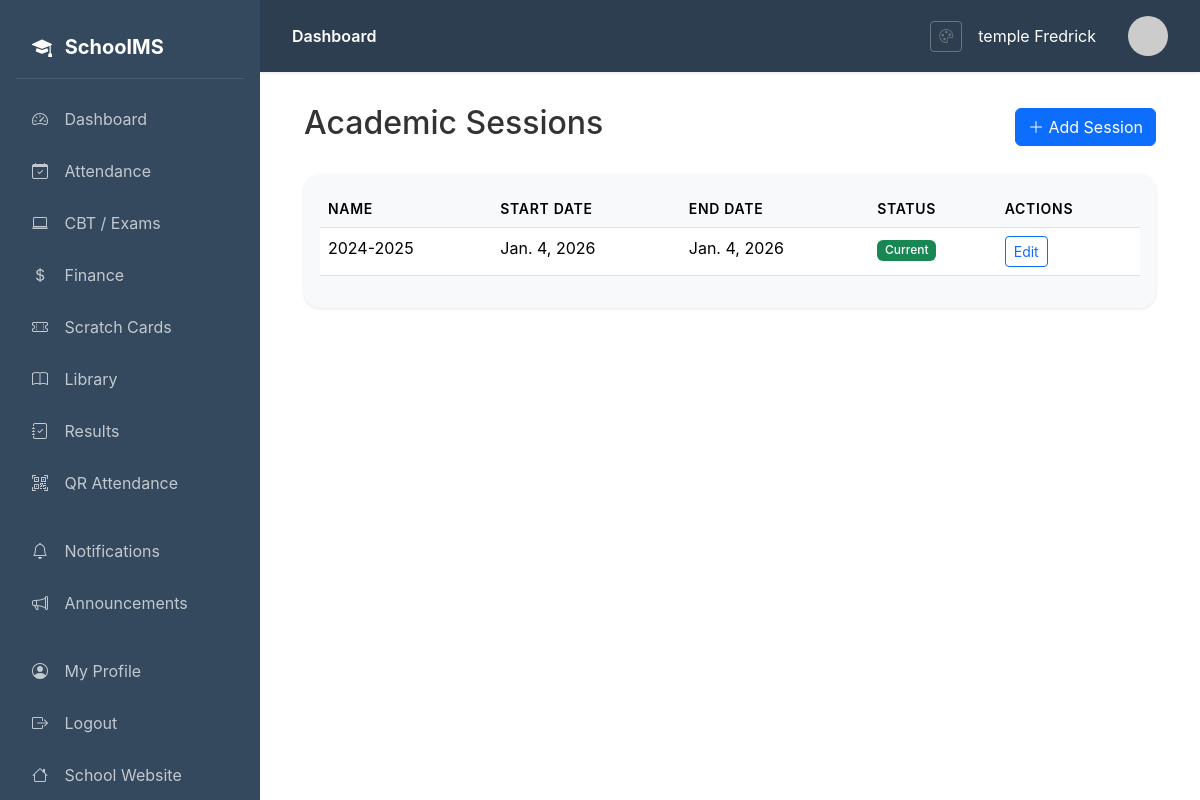
Screenshot of /dashboard/sessions/ (signed in) with the database file from the repository.
### core/models.py (models this page shows, shortened)
class AcademicSession(models.Model):
    name = models.CharField(max_length=100)
    start_date = models.DateField()
    end_date = models.DateField()
    is_current = models.BooleanField(default=False)

### core/views.py (the view)
# urls.py: path('sessions/', views.session_list, name='session_list'),
@login_required
def session_list(request):
    sessions = AcademicSession.objects.all().order_by('-start_date')
    return render(request, 'core/session_list.html', {'sessions': sessions})

### templates/core/session_list.html
{% extends 'base.html' %}
{% block content %}
<div class="container mt-4">
    <div class="d-flex justify-content-between align-items-center mb-4">
        <h2>Academic Sessions</h2>
        <a href="{% url 'core:session_add' %}" class="btn btn-primary">
            <i class="bi bi-plus-lg"></i> Add Session
        </a>
    </div>
    <div class="card">
        <div class="card-body">
            <table class="table table-hover">
                <thead>
                    <tr>
                        <th>Name</th>
                        <th>Start Date</th>
                        <th>End Date</th>
                        <th>Status</th>
                        <th>Actions</th>
                    </tr>
                </thead>
                <tbody>
                    {% for session in sessions %}
                    <tr>
                        <td>{{ session.name }}</td>
                        <td>{{ session.start_date }}</td>
                        <td>{{ session.end_date }}</td>
                        <td>
                            {% if session.is_current %}
                            <span class="badge bg-success">Current</span>
                            {% else %}
                            <span class="badge bg-secondary">Past</span>
                            {% endif %}
                        </td>
                        <td>
                            <a href="{% url 'core:session_edit' session.pk %}" class="btn btn-sm btn-outline-primary">Edit</a>
                        </td>
                    </tr>
                    {% empty %}
                    <tr>
                        <td colspan="5" class="text-center">No sessions found.</td>
                    </tr>
                    {% endfor %}
                </tbody>
            </table>
        </div>
    </div>
</div>
{% endblock %}

### templates/base.html (shortened to what this page needs)
{% load static %}
<!DOCTYPE html>
<html lang="en">
<head>
    <link href="https://cdn.jsdelivr.net/npm/bootstrap@5.3.2/dist/css/bootstrap.min.css" rel="stylesheet">
    <link href="https://cdn.jsdelivr.net/npm/bootstrap-icons@1.11.1/font/bootstrap-icons.css" rel="stylesheet">
    <link rel="stylesheet" href="{% static 'css/theme.css' %}">
</head>
<body>
    <nav class="sidebar">
        <div class="brand">
            <i class="bi bi-mortarboard-fill me-2"></i>
            SchoolMS
        </div>
        <ul class="nav flex-column">
            <li class="nav-item">
                <a class="nav-link {% if request.resolver_match.url_name == 'dashboard' %}active{% endif %}" href="{% url 'core:dashboard' %}">
                    <i class="bi bi-speedometer2"></i> Dashboard
                </a>
            </li>
            {% if user.profile.role == 'admin' or user.profile.role == 'teacher' or user.profile.role == 'student' %}
            <li class="nav-item">
                <a class="nav-link {% if 'attendance' in request.path %}active{% endif %}" href="{% url 'attendance:dashboard' %}">
                    <i class="bi bi-calendar-check"></i> Attendance
                </a>
            </li>
            {% endif %}
            <li class="nav-item">
                <a class="nav-link {% if 'cbt' in request.path %}active{% endif %}" href="{% url 'cbt:dashboard' %}">
                    <i class="bi bi-laptop"></i> CBT / Exams
                </a>
            </li>
            {% if user.profile.role == 'admin' or user.profile.role == 'accountant' or user.profile.role == 'student' %}
            <li class="nav-item">
                <a class="nav-link {% if 'finance' in request.path %}active{% endif %}" href="{% url 'finance:dashboard' %}">
                    <i class="bi bi-currency-dollar"></i> Finance
                </a>
            </li>
            <li class="nav-item">
                <a class="nav-link {% if 'scratchcard' in request.path %}active{% endif %}" href="{% url 'scratchcard:dashboard' %}">
                    <i class="bi bi-ticket-perforated"></i> Scratch Cards
                </a>
            </li>
            {% endif %}
            {% if user.profile.role == 'admin' or user.profile.role == 'librarian' or user.profile.role == 'teacher' or user.profile.role == 'student' %}
            <li class="nav-item">
                <a class="nav-link {% if 'library' in request.path %}active{% endif %}" href="{% url 'library:dashboard' %}">
                    <i class="bi bi-book"></i> Library
                </a>
            </li>
            {% endif %}
            <li class="nav-item">
                <a class="nav-link {% if 'results' in request.path %}active{% endif %}" href="{% url 'students:results_dashboard' %}">
                    <i class="bi bi-journal-check"></i> Results
                </a>
            </li>
            <li class="nav-item">
                <a class="nav-link" href="{% url 'attendance:qr_scanner' %}">
                    <i class="bi bi-qr-code-scan"></i> QR Attendance
                </a>
            </li>
            <li class="nav-item mt-3">
                <a class="nav-link {% if 'notifications' in request.path %}active{% endif %}" href="{% url 'notifications:list' %}">
                    <i class="bi bi-bell"></i> Notifications
                </a>
            </li>
            <li class="nav-item">
                <a class="nav-link" href="{% url 'notifications:announcements' %}">
                    <i class="bi bi-megaphone"></i> Announcements
                </a>
            </li>
            <li class="nav-item mt-3">
                <a class="nav-link" href="{% url 'accounts:profile' %}">
                    <i class="bi bi-person-circle"></i> My Profile
                </a>
            </li>
            <li class="nav-item">
                <a class="nav-link" href="{% url 'accounts:logout' %}">
                    <i class="bi bi-box-arrow-right"></i> Logout
                </a>
            </li>
            <li class="nav-item">
                <a class="nav-link" href="{% url 'homepage:home' %}">
                    <i class="bi bi-house"></i> School Website
                </a>
            </li>
        </ul>
    </nav>
    <main class="main-content">
        <div class="top-bar">
            <div>
                <span class="fw-semibold">{% block page_title %}Dashboard{% endblock %}</span>
            </div>
            <div class="d-flex align-items-center gap-3">
                <a href="{% url 'accounts:theme_settings' %}" class="btn btn-sm btn-outline-secondary" title="Theme Settings">
                    <i class="bi bi-palette"></i>
                </a>
                <span class="me-3">{{ user.get_full_name|default:user.username }}</span>
                 {% if user.profile.avatar %}
                <img src="{{ user.profile.avatar.url }}" class="avatar" style="width: 40px; height: 40px; object-fit: cover;" alt="Avatar">
                {% else %}
                <img src="https://ui-avatars.com/api/?name={{ user.username }}&background=4f46e5&color=fff" class="avatar" alt="Avatar">
                {% endif %}
            </div>
        </div>
        {% block content %}{% endblock %}
    </main>
</body>
</html>

### static/css/theme.css (style rules this page uses)
:root { --primary-color: #0d6efd; --secondary-color: #6c757d; --accent-color: #198754; --navbar-color: #2c3e50; --sidebar-color: #34495e; --background-color: #ffffff; --text-color: #333333; --light-bg: #f8f9fa; --border-color: #dee2e6; }
body { background-color: var(--background-color); color: var(--text-color); transition: background-color 0.3s ease, color 0.3s ease; }
.sidebar { background-color: var(--sidebar-color) !important; transition: background-color 0.3s ease; }
.top-bar { background-color: var(--navbar-color) !important; color: white; transition: background-color 0.3s ease; }
.card { background-color: var(--light-bg); color: var(--text-color); border-color: var(--border-color) !important; transition: background-color 0.3s ease, color 0.3s ease; }
.btn-primary { background-color: var(--primary-color) !important; border-color: var(--primary-color) !important; }
.main-content { background-color: var(--background-color); transition: background-color 0.3s ease; }
.table { color: var(--text-color); }
.table thead th { border-bottom-color: var(--border-color); background-color: var(--light-bg); }
.table tbody td { border-bottom-color: var(--border-color); }
.sidebar .nav-link { color: rgba(255, 255, 255, 0.7); }

### templates/base.html (style rules this page uses)
body { font-family: 'Inter', -apple-system, BlinkMacSystemFont, 'Segoe UI', Roboto, sans-serif; background-color: var(--background-color); }
.sidebar { position: fixed; top: 0; left: 0; height: 100vh; width: var(--sidebar-width); background-color: var(--sidebar-color); padding: 1rem; overflow-y: auto; z-index: 1000; }
.sidebar .brand { color: #fff; font-size: 1.25rem; font-weight: 700; padding: 1rem; margin-bottom: 1rem; border-bottom: 1px solid rgba(255,255,255,0.1); }
.sidebar .nav-link { color: rgba(255,255,255,0.7); padding: 0.75rem 1rem; border-radius: 0.5rem; margin-bottom: 0.25rem; transition: all 0.2s; }
.sidebar .nav-link i { width: 24px; margin-right: 0.75rem; }
.main-content { margin-left: var(--sidebar-width); padding: 2rem; min-height: 100vh; background-color: var(--background-color); color: var(--text-color); }
.top-bar { background-color: var(--navbar-color); color: white; padding: 1rem 2rem; margin: -2rem -2rem 2rem -2rem; box-shadow: 0 1px 3px rgba(0,0,0,0.1); display: flex; justify-content: space-between; align-items: center; }
.card { border: none; border-radius: 1rem; box-shadow: 0 1px 3px rgba(0,0,0,0.1); }
.btn-primary { background: var(--primary-color); border-color: var(--primary-color); }
.table th { background: #f8fafc; font-weight: 600; font-size: 0.875rem; text-transform: uppercase; letter-spacing: 0.05em; }
.badge { font-weight: 500; }
.avatar { width: 40px; height: 40px; border-radius: 50%; object-fit: cover; }

### rows the page displays
AcademicSession: name "2024-2025", start_date "Jan. 4, 2026", end_date "Jan. 4, 2026", is_current "Current"

### other values shown
{{ user.get_full_name|default:user.username }} "temple Fredrick"
